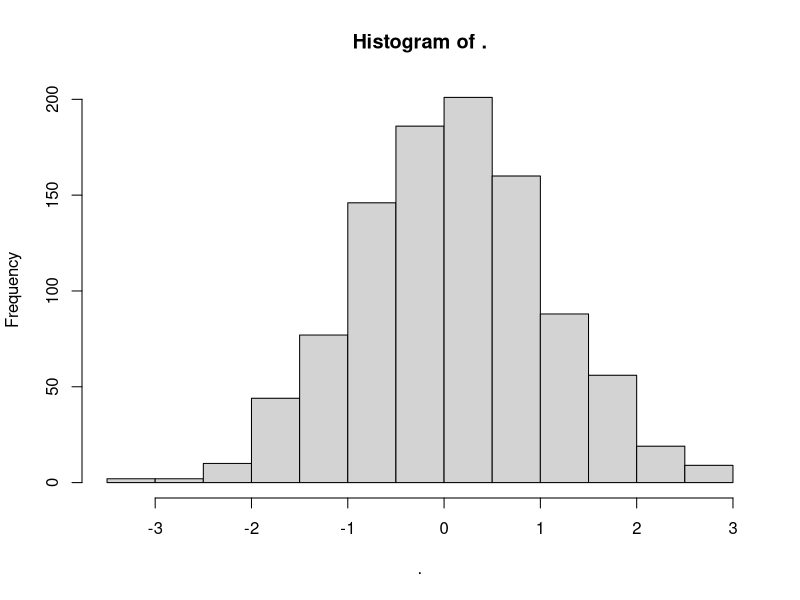
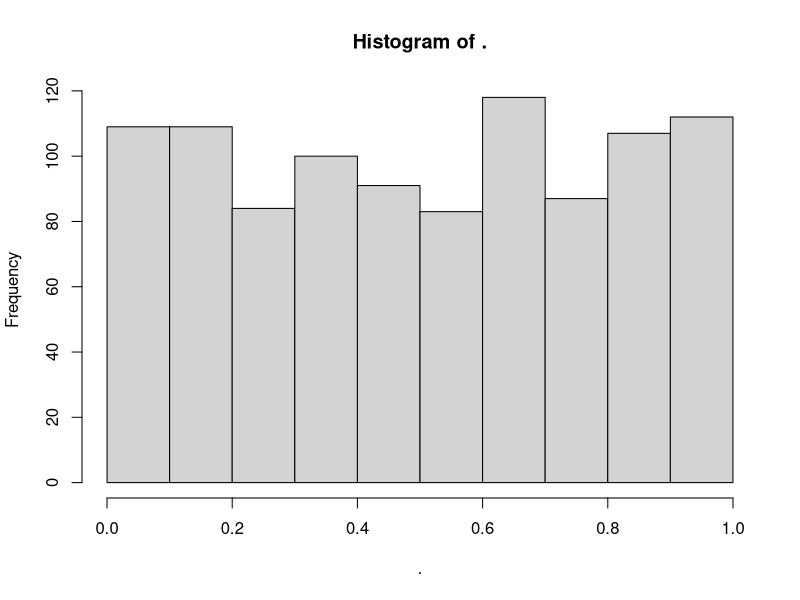
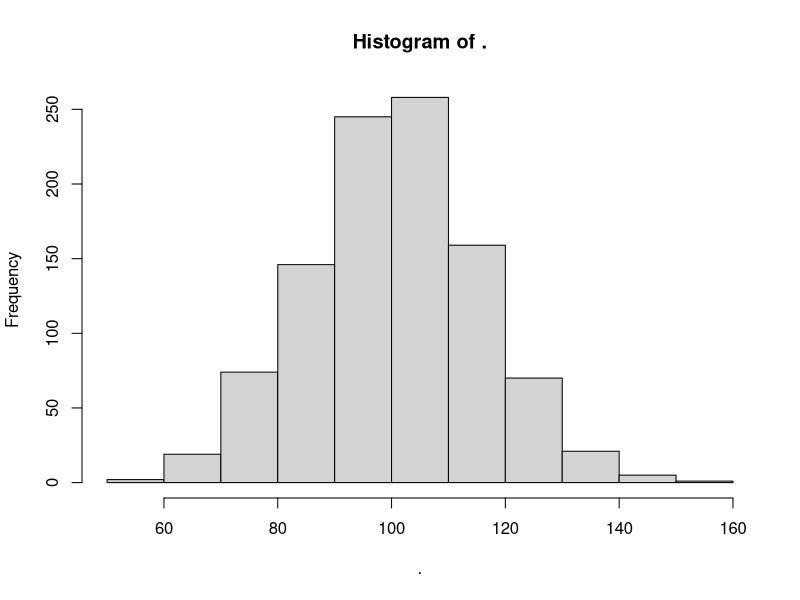
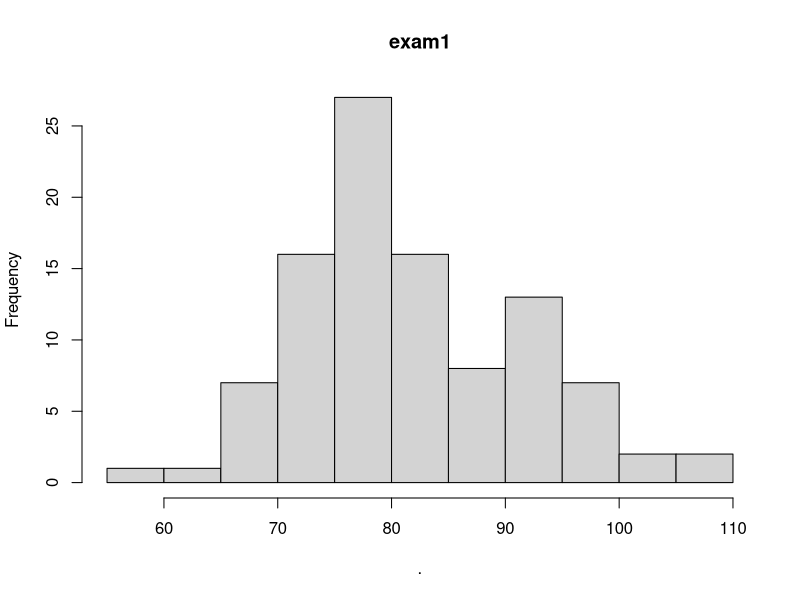
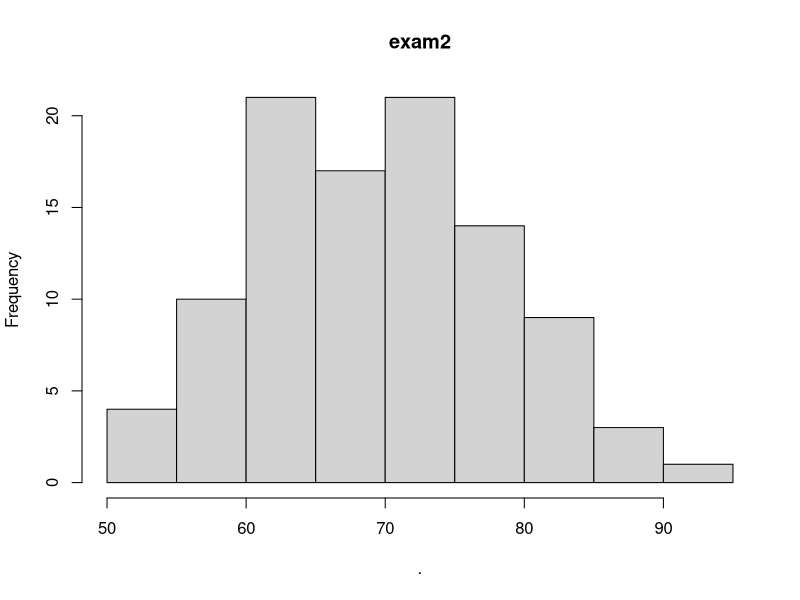
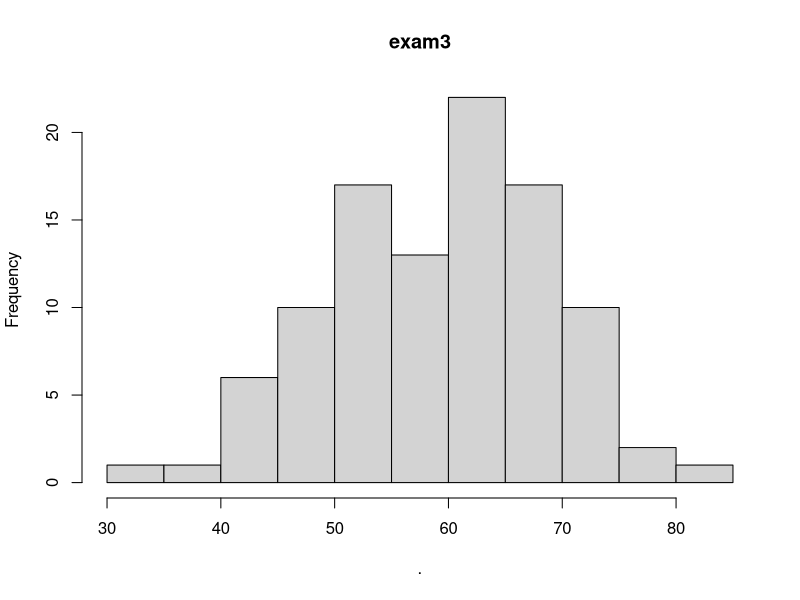
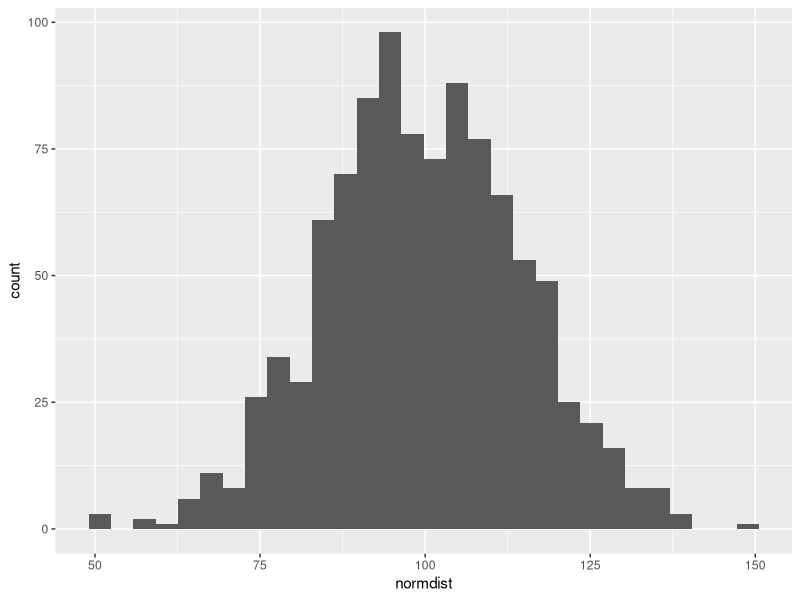
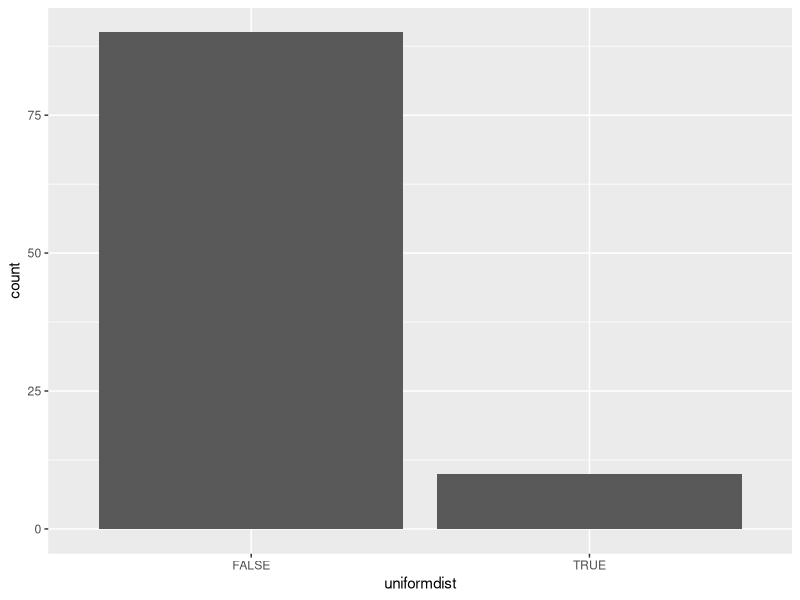

Generate these figures, in order, with R: (Note: this script raises an error after producing the figures.)
# Lab 06 - Distributions, Simulation, Basic Functions

# Objectives:
# 1) simulate data:
# - 50 students in the class
# - 3 exams
# - There is 5% chance that a student will fail to show up to any given exam (independent)
# - Exam 1 has the mean of 80, Exam 2 has the mean of 70, Exam 3 has the mean of 60
# - Each exam has a standard deviation of 10

# 2) compose a function that puts each exam on the scale from 0 to 1

# 3) compose a function that graphs the distribution of a single exam with ggplot2
# --- clean-environment ------
rm( list = ls(all = TRUE)) # to clean the environment
cat("\014") # to clean the console

# ---- load-packages -------
library(magrittr) # pipes
library(dplyr)    # wrangling
library(ggplot2)  # graphing
library(tidyr)    # pivoting

# ---- basic-distributions ------
rnorm(n = 10)
rnorm(n=1000) %>% hist()

runif(n = 10)
runif(n = 1000) %>% hist()
rnorm(n = 1000, mean = 100, sd = 15) %>% hist()

exam1 <- rnorm(n = 100, mean = 80, sd = 10)
exam2 <- rnorm(n = 100, mean = 70, sd = 10)
exam3 <- rnorm(n = 100, mean = 60, sd = 10)
exam1 %>% hist(main = "exam1")
exam2 %>% hist(main = "exam2")
exam3 %>% hist(main = "exam3")

# viewing simulated distribution
a <- tibble(normdist = rnorm(n=1000, mean =100, sd=15))
ggplot(a, aes(x =normdist)) + geom_histogram()

b <- tibble(uniformdist = runif(100) < .1)
ggplot(b, aes(x = uniformdist))+geom_bar()

# ---- simulate-scenario -----------

class_size = 50
ds <- tibble::tibble(
  student_id = 1:class_size
  ,"exam1" = rnorm(n = class_size, mean = 80, sd = 10)
  ,"exam2" = rnorm(n = class_size, mean = 70, sd = 10)
  ,"exam3" = rnorm(n = class_size, mean = 60, sd = 10)
) %>%
  dplyr::mutate(
    exam1_missed = runif(class_size) < .05
    ,exam2_missed = runif(class_size) < .05
    ,exam3_missed = runif(class_size) < .05
    ,exam1 = ifelse(exam1_missed,NA,exam1)
    ,exam2 = ifelse(exam2_missed,NA,exam2)
    ,exam3 = ifelse(exam3_missed,NA,exam3)
  ) %>%
  dplyr::select(-exam1_missed, -exam2_missed, -exam3_missed)
ds %>% print()
# ds$exam1_missed %>% sum()
ds$exam1 %>% is.na() %>% sum()
ds$exam2 %>% is.na() %>% sum()
ds$exam3 %>% is.na() %>% sum()
# quickly visualize all three exams to compare them
ds %>%
  tidyr::pivot_longer(
    cols       = c("exam1","exam2","exam3")
    ,names_to  = "exam"
    ,values_to = "score"
  ) %>%
  ggplot(aes(x = score))+
  geom_histogram()+
  facet_grid(exam~.)

# ---- compose-rescale-function -----------------
# create a function that rescales from 0 to 1
set.seed(42)

# study example from the book
df <- tibble::tibble(
  a = rnorm(10)
)
df$a <- (df$a - min(df$a, na.rm = TRUE)) /
  (max(df$a, na.rm = TRUE) - min(df$a, na.rm = TRUE))
df
df$a %>% hist()
# df$a_rescaled %>% hist()

# what does it do?
(min_a <- min(df$a, na.rm = TRUE))
(max_a <- max(df$a, na.rm = TRUE))
(range_a <- (max_a - min_a))
(df$a - min_a) / (range_a)
# a more efficient way
rng <- range(df$a); str(rgn)
(df$a - min_a) / (rng[2] - rng[1])


rescale01 <- function(x) {
  # x   <- df$a
  rng <- range(x, na.rm = TRUE, finite = TRUE)
  # min_x <- rng[1]
  # max_x <- rng[2]
  (x - rng[1]) / (rng[2] - rng[1]) # order of operations!
  # ( x - min_x / max_x - min_x)
  # return(x)
}
rescale01(c(-10, 0, 10, NA, Inf))
a <- c(-10, 0, 2, 5, NA, -Inf)
rescale01(a)

# function application
ds <- ds %>%
  mutate(
    exam1_rescaled = rescale01(exam1)
  )

# ---- compose-graphing-function -----------------
# create a function that prints a histogram of a given column

make_histogram <- function(d, variable_name) {
  # d <- ds
  # browser()
  d$exam1 %>% mean(na.rm = TRUE)
  number_missing = d[[variable_name]] %>% is.na() %>% sum()
  exam_mean = d[[variable_name]]%>% mean(na.rm = TRUE)

  g <- d %>%
    ggplot(aes_string(x = variable_name))+
    geom_histogram(bins = 20)+
    labs(
      title = paste0(
        "Distribution for ", toupper(variable_name),"\n",
        "N missing = ", number_missing,"\n",
        "Mean = ", exam_mean %>% round(2)
      )
    )
  # gvariable_name
  return(g)
}
# How to use
# make_histogram(d = ds, variable_name = "exam1_rescaled")
ds %>% make_histogram("exam1")

ds %>% ggplot(aes(x = exam1))+geom_histogram(bins = 20)
ds %>% ggplot(aes(x = exam1_rescaled))+geom_histogram(bins = 20)



